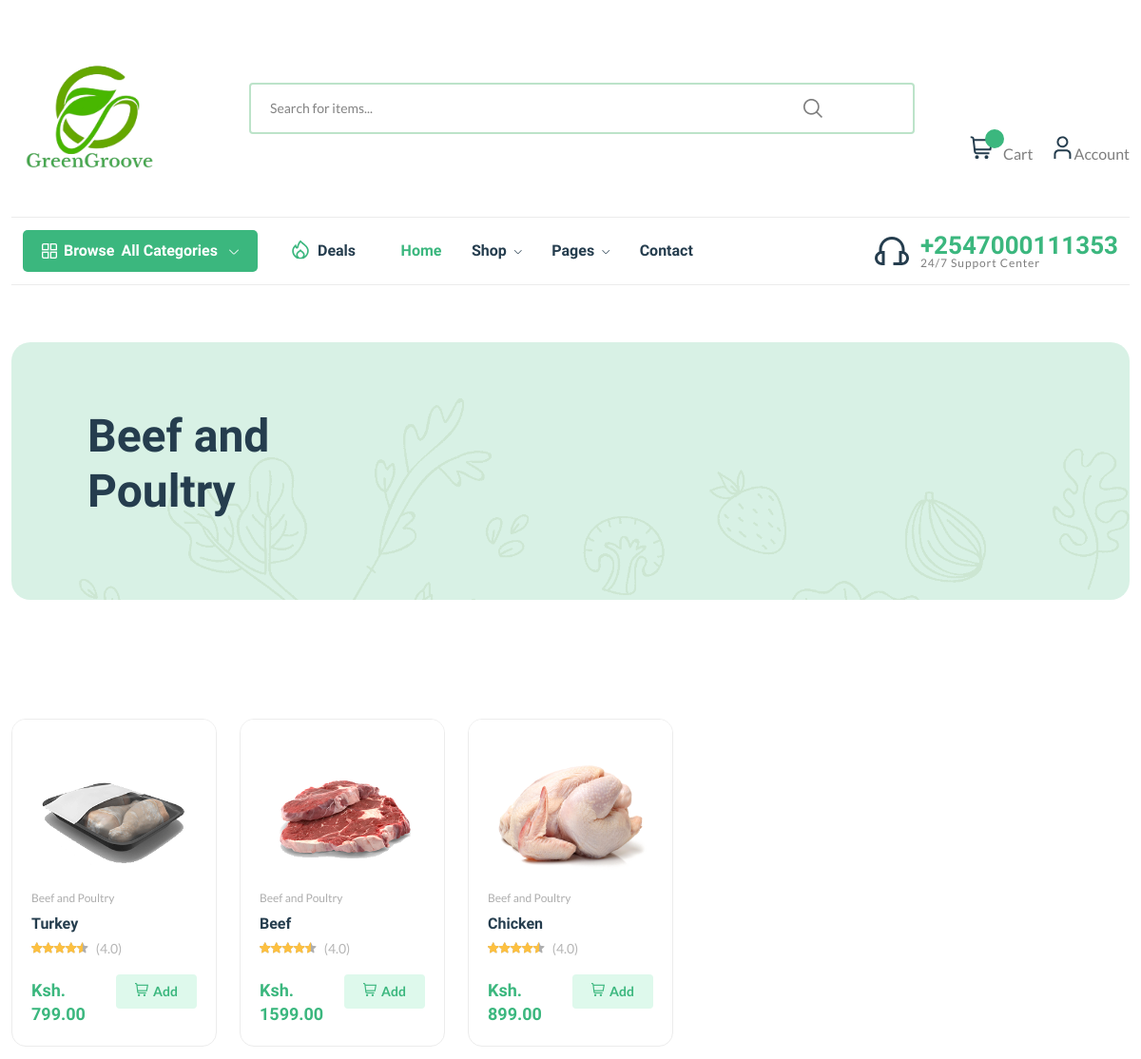
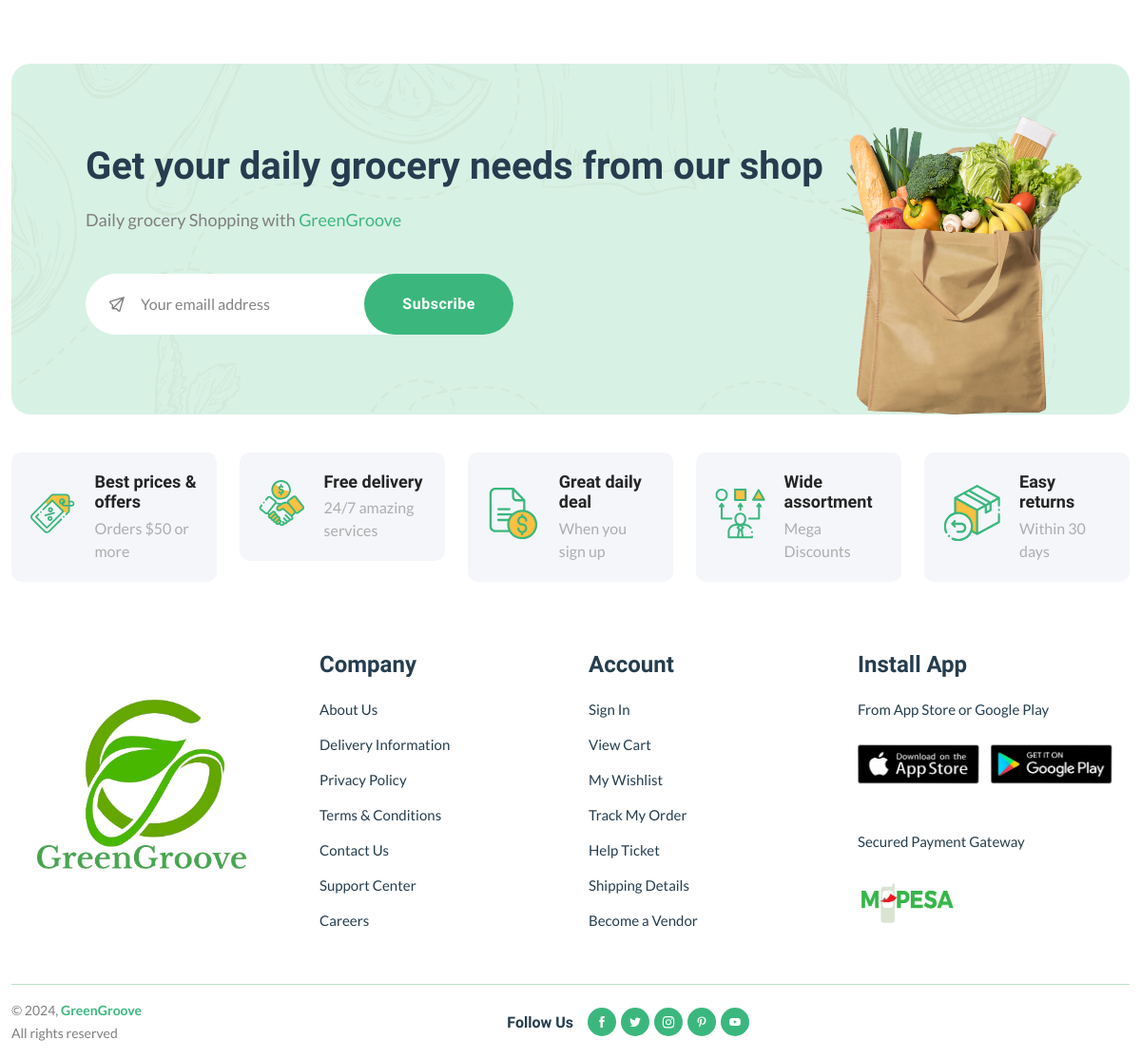
Page /beef-poultry/ on the committed database (2 pictures, top to bottom).
### store/models.py (models this page shows, shortened)
class Category(models.Model):
    title = models.CharField(max_length=50, verbose_name="Category Title")
    slug = models.SlugField(max_length=55, verbose_name="Category Slug")
    description = models.TextField(blank=True, verbose_name="Category Description")
    category_image = models.ImageField(upload_to='category', blank=True, null=True, verbose_name="Category Image")
    is_active = models.BooleanField(verbose_name="Is Active?")
    is_featured = models.BooleanField(verbose_name="Is Featured?")
    created_at = models.DateTimeField(auto_now_add=True, verbose_name="Created Date")
    updated_at = models.DateTimeField(auto_now=True, verbose_name="Updated Date")
    class Meta:
        verbose_name_plural = 'Categories'
        ordering = ('-created_at', )
    def __str__(self):
        return self.title

class Product(models.Model):
    title = models.CharField(max_length=150, verbose_name="Product Title")
    slug = models.SlugField(max_length=160, verbose_name="Product Slug")
    sku = models.CharField(max_length=255, unique=True, verbose_name="Unique Product ID (SKU)")
    short_description = models.TextField(verbose_name="Short Description")
    detail_description = models.TextField(blank=True, null=True, verbose_name="Detail Description")
    product_image = models.ImageField(upload_to='product', blank=True, null=True, verbose_name="Product Image")
    price = models.DecimalField(max_digits=8, decimal_places=2)
    category = models.ForeignKey(Category, verbose_name="Product Categoy", on_delete=models.CASCADE)
    is_active = models.BooleanField(verbose_name="Is Active?")
    is_featured = models.BooleanField(verbose_name="Is Featured?")
    created_at = models.DateTimeField(auto_now_add=True, verbose_name="Created Date")
    updated_at = models.DateTimeField(auto_now=True, verbose_name="Updated Date")
    class Meta:
        verbose_name_plural = 'Products'
        ordering = ('-created_at', )

### store/views.py (the view)
# urls.py: path('<slug:slug>/', views.category_products, name="category-products"),
def category_products(request, slug):
    category = get_object_or_404(Category, slug=slug)
    products = Product.objects.filter(is_active=True, category=category)
    categories = Category.objects.filter(is_active=True)
    context = {
        'category': category,
        'products': products,
        'categories': categories,
    }
    return render(request, 'store/category_products.html', context)

### store/context_preprocessors.py (called while the page is built)
def store_menu(request):
    categories = Category.objects.filter(is_active=True)
    context = {
        'categories_menu': categories,
    }
    return context

def cart_menu(request):
    if request.user.is_authenticated:
        cart_items= Cart.objects.filter(user=request.user)
        context = {
            'cart_items': cart_items,
        }
    else:
        context = {}
    return context

### templates/store/category_products.html (shortened to what this page needs)
{% extends 'base.html' %}
{% load static %}
    {% block content %}
    <main class="main">
      <div class="page-header mt-30 mb-75">
          <div class="container">
              <div class="archive-header">
                  <div class="row align-items-center">
                      <div class="col-xl-3">
                          <h1 class="mb-15">{{category.title}}</h1>
                      </div>
                  </div>
              </div>
          </div>
      </div>
      <div class="page-content mb-50">
          <div class="container">
              <div class="row">
                  <div class="col-lg-12">
                      <div class="loop-grid">
                          <div class="row">
                            {% if products %}
                              {% for product in products %}
                              <div class="col-lg-1-5 col-md-4 col-12 col-sm-6">
                                  <div class="product-cart-wrap mb-30">
                                      <div class="product-img-action-wrap">
                                          <div class="product-img product-img-zoom">
                                              <a href="{% url 'store:product-detail' product.slug %}">
                                                  <img class="default-img" src="{{product.product_image.url}}"  width="150" height="150" alt="" />
                                              </a>
                                          </div>
                                      </div>
                                      <div class="product-content-wrap">
                                          <div class="product-category">
                                              <a href="#">{{product.category}}</a>
                                          </div>
                                          <h2><a href="{% url 'store:product-detail' product.slug %}">{{product.title}}</a></h2>
                                          <div class="product-rate-cover">
                                              <div class="product-rate d-inline-block">
                                                  <div class="product-rating" style="width: 90%"></div>
                                              </div>
                                              <span class="font-small ml-5 text-muted"> (4.0)</span>
                                          </div>
                                          <div class="product-card-bottom">
                                              <div class="product-price">
                                                  <span>Ksh. {{product.price}}</span> <br>
                                              </div>
                                              <div class="add-cart">
                                                  <a class="add" href="{% url 'store:add-to-cart' slug=product.slug %}"><i class="fi-rs-shopping-cart mr-5"></i>Add </a>
                                              </div>
                                          </div>
                                      </div>
                                  </div>
                              </div>
                              {%endfor%}
                            {% endif %}
                          </div>
                      </div>
                  </div>
              </div>
          </div>
      </div>
</main>
      {% endblock content %}

### rows in the picture
Category: title "Beef and Poultry"
Product: product_image (picture), category "Beef and Poultry", title "Turkey", price "799.00"
Product: product_image (picture), category "Beef and Poultry", title "Beef", price "1599.00"
Product: product_image (picture), category "Beef and Poultry", title "Chicken", price "899.00"
